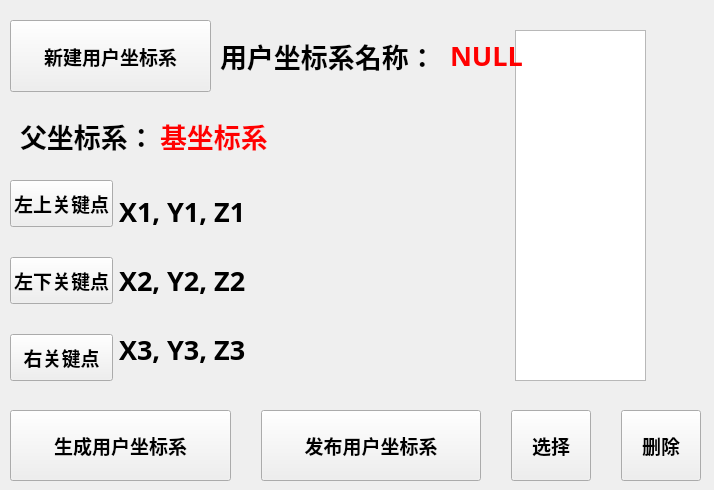
      <widget class="QWidget" name="additionPage_2">
       <widget class="QPushButton" name="userFrameButton_1">
        <property name="geometry">
         <rect>
          <x>10</x>
          <y>20</y>
          <width>201</width>
          <height>72</height>
         </rect>
        </property>
        <property name="sizePolicy">
         <sizepolicy hsizetype="Minimum" vsizetype="Expanding">
          <horstretch>0</horstretch>
          <verstretch>0</verstretch>
         </sizepolicy>
        </property>
        <property name="font">
         <font>
          <family>Ubuntu Mono</family>
          <pointsize>14</pointsize>
          <weight>75</weight>
          <bold>true</bold>
         </font>
        </property>
        <property name="focusPolicy">
         <enum>Qt::NoFocus</enum>
        </property>
        <property name="styleSheet">
         <string notr="true"/>
        </property>
        <property name="text">
         <string>新建用户坐标系</string>
        </property>
       </widget>
       <widget class="QWidget" name="layoutWidget8">
        <property name="geometry">
         <rect>
          <x>10</x>
          <y>180</y>
          <width>491</width>
          <height>201</height>
         </rect>
        </property>
        <layout class="QHBoxLayout" name="horizontalLayout">
         <item>
          <layout class="QVBoxLayout" name="verticalLayout_2">
           <property name="spacing">
            <number>30</number>
           </property>
           <item>
            <widget class="QPushButton" name="userFrameButton_2">
             <property name="sizePolicy">
              <sizepolicy hsizetype="Preferred" vsizetype="Expanding">
               <horstretch>0</horstretch>
               <verstretch>0</verstretch>
              </sizepolicy>
             </property>
             <property name="font">
              <font>
               <family>Ubuntu Mono</family>
               <pointsize>14</pointsize>
               <weight>75</weight>
               <bold>true</bold>
              </font>
             </property>
             <property name="focusPolicy">
              <enum>Qt::NoFocus</enum>
             </property>
             <property name="styleSheet">
              <string notr="true"/>
             </property>
             <property name="text">
              <string>左上关键点</string>
             </property>
            </widget>
           </item>
           <item>
            <widget class="QPushButton" name="userFrameButton_3">
             <property name="sizePolicy">
              <sizepolicy hsizetype="Preferred" vsizetype="Expanding">
               <horstretch>0</horstretch>
               <verstretch>0</verstretch>
              </sizepolicy>
             </property>
             <property name="font">
              <font>
               <family>Ubuntu Mono</family>
               <pointsize>14</pointsize>
               <weight>75</weight>
               <bold>true</bold>
              </font>
             </property>
             <property name="focusPolicy">
              <enum>Qt::NoFocus</enum>
             </property>
             <property name="styleSheet">
              <string notr="true"/>
             </property>
             <property name="text">
              <string>左下关键点</string>
             </property>
            </widget>
           </item>
           <item>
            <widget class="QPushButton" name="userFrameButton_4">
             <property name="sizePolicy">
              <sizepolicy hsizetype="Preferred" vsizetype="Expanding">
               <horstretch>0</horstretch>
               <verstretch>0</verstretch>
              </sizepolicy>
             </property>
             <property name="font">
              <font>
               <family>Ubuntu Mono</family>
               <pointsize>14</pointsize>
               <weight>75</weight>
               <bold>true</bold>
              </font>
             </property>
             <property name="focusPolicy">
              <enum>Qt::NoFocus</enum>
             </property>
             <property name="styleSheet">
              <string notr="true"/>
             </property>
             <property name="text">
              <string>右关键点</string>
             </property>
            </widget>
           </item>
          </layout>
         </item>
         <item>
          <layout class="QVBoxLayout" name="verticalLayout_5">
           <item>
            <widget class="QLabel" name="user_label_1">
             <property name="sizePolicy">
              <sizepolicy hsizetype="Expanding" vsizetype="Preferred">
               <horstretch>0</horstretch>
               <verstretch>0</verstretch>
              </sizepolicy>
             </property>
             <property name="font">
              <font>
               <family>Ubuntu Mono</family>
               <pointsize>20</pointsize>
               <weight>75</weight>
               <bold>true</bold>
              </font>
             </property>
             <property name="text">
              <string>X1, Y1, Z1</string>
             </property>
            </widget>
           </item>
           <item>
            <widget class="QLabel" name="user_label_2">
             <property name="sizePolicy">
              <sizepolicy hsizetype="Expanding" vsizetype="Preferred">
               <horstretch>0</horstretch>
               <verstretch>0</verstretch>
              </sizepolicy>
             </property>
             <property name="font">
              <font>
               <family>Ubuntu Mono</family>
               <pointsize>20</pointsize>
               <weight>75</weight>
               <bold>true</bold>
              </font>
             </property>
             <property name="text">
              <string>X2, Y2, Z2</string>
             </property>
            </widget>
           </item>
           <item>
            <widget class="QLabel" name="user_label_3">
             <property name="sizePolicy">
              <sizepolicy hsizetype="Expanding" vsizetype="Preferred">
               <horstretch>0</horstretch>
               <verstretch>0</verstretch>
              </sizepolicy>
             </property>
             <property name="font">
              <font>
               <family>Ubuntu Mono</family>
               <pointsize>20</pointsize>
               <weight>75</weight>
               <bold>true</bold>
              </font>
             </property>
             <property name="text">
              <string>X3, Y3, Z3</string>
             </property>
            </widget>
           </item>
          </layout>
         </item>
        </layout>
       </widget>
       <widget class="QListWidget" name="userFrameListWidget">
        <property name="geometry">
         <rect>
          <x>515</x>
          <y>30</y>
          <width>131</width>
          <height>351</height>
         </rect>
        </property>
        <property name="font">
         <font>
          <family>Ubuntu Mono</family>
          <pointsize>20</pointsize>
          <weight>75</weight>
          <bold>true</bold>
         </font>
        </property>
        <property name="verticalScrollBarPolicy">
         <enum>Qt::ScrollBarAlwaysOff</enum>
        </property>
        <property name="horizontalScrollBarPolicy">
         <enum>Qt::ScrollBarAlwaysOff</enum>
        </property>
       </widget>
       <widget class="QLabel" name="userFrameName">
        <property name="geometry">
         <rect>
          <x>450</x>
          <y>30</y>
          <width>181</width>
          <height>51</height>
         </rect>
        </property>
        <property name="sizePolicy">
         <sizepolicy hsizetype="Fixed" vsizetype="Preferred">
          <horstretch>0</horstretch>
          <verstretch>0</verstretch>
         </sizepolicy>
        </property>
        <property name="font">
         <font>
          <family>Ubuntu Mono</family>
          <pointsize>20</pointsize>
          <weight>75</weight>
          <bold>true</bold>
         </font>
        </property>
        <property name="styleSheet">
         <string notr="true">color:red</string>
        </property>
        <property name="text">
         <string>NULL</string>
        </property>
       </widget>
       <widget class="QLabel" name="userFrameName_2">
        <property name="geometry">
         <rect>
          <x>220</x>
          <y>30</y>
          <width>211</width>
          <height>51</height>
         </rect>
        </property>
        <property name="sizePolicy">
         <sizepolicy hsizetype="Fixed" vsizetype="Preferred">
          <horstretch>0</horstretch>
          <verstretch>0</verstretch>
         </sizepolicy>
        </property>
        <property name="font">
         <font>
          <family>Ubuntu Mono</family>
          <pointsize>20</pointsize>
          <weight>75</weight>
          <bold>true</bold>
         </font>
        </property>
        <property name="text">
         <string>用户坐标系名称：</string>
        </property>
       </widget>
       <widget class="QLabel" name="userFrameName_3">
        <property name="geometry">
         <rect>
          <x>20</x>
          <y>110</y>
          <width>211</width>
          <height>51</height>
         </rect>
        </property>
        <property name="sizePolicy">
         <sizepolicy hsizetype="Fixed" vsizetype="Preferred">
          <horstretch>0</horstretch>
          <verstretch>0</verstretch>
         </sizepolicy>
        </property>
        <property name="font">
         <font>
          <family>Ubuntu Mono</family>
          <pointsize>20</pointsize>
          <weight>75</weight>
          <bold>true</bold>
         </font>
        </property>
        <property name="text">
         <string>父坐标系：</string>
        </property>
       </widget>
       <widget class="QLabel" name="userFrameName_4">
        <property name="geometry">
         <rect>
          <x>160</x>
          <y>110</y>
          <width>181</width>
          <height>51</height>
         </rect>
        </property>
        <property name="sizePolicy">
         <sizepolicy hsizetype="Fixed" vsizetype="Preferred">
          <horstretch>0</horstretch>
          <verstretch>0</verstretch>
         </sizepolicy>
        </property>
        <property name="font">
         <font>
          <family>Ubuntu Mono</family>
          <pointsize>20</pointsize>
          <weight>75</weight>
          <bold>true</bold>
         </font>
        </property>
        <property name="styleSheet">
         <string notr="true">color:red</string>
        </property>
        <property name="text">
         <string>基坐标系</string>
        </property>
       </widget>
       <widget class="QPushButton" name="scrollup_6">
        <property name="geometry">
         <rect>
          <x>650</x>
          <y>30</y>
          <width>55</width>
          <height>55</height>
         </rect>
        </property>
        <property name="sizePolicy">
         <sizepolicy hsizetype="Minimum" vsizetype="Expanding">
          <horstretch>0</horstretch>
          <verstretch>0</verstretch>
         </sizepolicy>
        </property>
        <property name="focusPolicy">
         <enum>Qt::NoFocus</enum>
        </property>
        <property name="styleSheet">
         <string notr="true">border:none;background-color:transparent;</string>
        </property>
        <property name="icon">
         <iconset resource="images.qrc">
          <normaloff>:/images/arrowup.png</normaloff>:/images/arrowup.png</iconset>
        </property>
        <property name="iconSize">
         <size>
          <width>50</width>
          <height>50</height>
         </size>
        </property>
       </widget>
       <widget class="QPushButton" name="scrolldown_6">
        <property name="geometry">
         <rect>
          <x>650</x>
          <y>330</y>
          <width>55</width>
          <height>55</height>
         </rect>
        </property>
        <property name="sizePolicy">
         <sizepolicy hsizetype="Minimum" vsizetype="Expanding">
          <horstretch>0</horstretch>
          <verstretch>0</verstretch>
         </sizepolicy>
        </property>
        <property name="focusPolicy">
         <enum>Qt::NoFocus</enum>
        </property>
        <property name="styleSheet">
         <string notr="true">border:none;background-color:transparent;</string>
        </property>
        <property name="icon">
         <iconset resource="images.qrc">
          <normaloff>:/images/arrowdown.png</normaloff>:/images/arrowdown.png</iconset>
        </property>
        <property name="iconSize">
         <size>
          <width>50</width>
          <height>50</height>
         </size>
        </property>
       </widget>
       <widget class="QWidget" name="layoutWidget9">
        <property name="geometry">
         <rect>
          <x>10</x>
          <y>410</y>
          <width>691</width>
          <height>71</height>
         </rect>
        </property>
        <layout class="QHBoxLayout" name="horizontalLayout_3">
         <property name="spacing">
          <number>30</number>
         </property>
         <item>
          <widget class="QPushButton" name="userFrameButton_6">
           <property name="sizePolicy">
            <sizepolicy hsizetype="Minimum" vsizetype="Expanding">
             <horstretch>0</horstretch>
             <verstretch>0</verstretch>
            </sizepolicy>
           </property>
           <property name="font">
            <font>
             <family>Ubuntu Mono</family>
             <pointsize>14</pointsize>
             <weight>75</weight>
             <bold>true</bold>
            </font>
           </property>
           <property name="focusPolicy">
            <enum>Qt::NoFocus</enum>
           </property>
           <property name="styleSheet">
            <string notr="true"/>
           </property>
           <property name="text">
            <string>生成用户坐标系</string>
           </property>
          </widget>
         </item>
         <item>
          <widget class="QPushButton" name="userFrameButton_8">
           <property name="sizePolicy">
            <sizepolicy hsizetype="Minimum" vsizetype="Expanding">
             <horstretch>0</horstretch>
             <verstretch>0</verstretch>
            </sizepolicy>
           </property>
           <property name="font">
            <font>
             <family>Ubuntu Mono</family>
             <pointsize>14</pointsize>
             <weight>75</weight>
             <bold>true</bold>
            </font>
           </property>
           <property name="focusPolicy">
            <enum>Qt::NoFocus</enum>
           </property>
           <property name="styleSheet">
            <string notr="true"/>
           </property>
           <property name="text">
            <string>发布用户坐标系</string>
           </property>
          </widget>
         </item>
         <item>
          <widget class="QPushButton" name="userFrameButton_5">
           <property name="sizePolicy">
            <sizepolicy hsizetype="Fixed" vsizetype="Expanding">
             <horstretch>0</horstretch>
             <verstretch>0</verstretch>
            </sizepolicy>
           </property>
           <property name="font">
            <font>
             <family>Ubuntu Mono</family>
             <pointsize>14</pointsize>
             <weight>75</weight>
             <bold>true</bold>
            </font>
           </property>
           <property name="focusPolicy">
            <enum>Qt::NoFocus</enum>
           </property>
           <property name="styleSheet">
            <string notr="true"/>
           </property>
           <property name="text">
            <string>选择</string>
           </property>
          </widget>
         </item>
         <item>
          <widget class="QPushButton" name="userFrameButton_7">
           <property name="sizePolicy">
            <sizepolicy hsizetype="Fixed" vsizetype="Expanding">
             <horstretch>0</horstretch>
             <verstretch>0</verstretch>
            </sizepolicy>
           </property>
           <property name="font">
            <font>
             <family>Ubuntu Mono</family>
             <pointsize>14</pointsize>
             <weight>75</weight>
             <bold>true</bold>
            </font>
           </property>
           <property name="focusPolicy">
            <enum>Qt::NoFocus</enum>
           </property>
           <property name="styleSheet">
            <string notr="true"/>
           </property>
           <property name="text">
            <string>删除</string>
           </property>
          </widget>
         </item>
        </layout>
       </widget>
      </widget>
